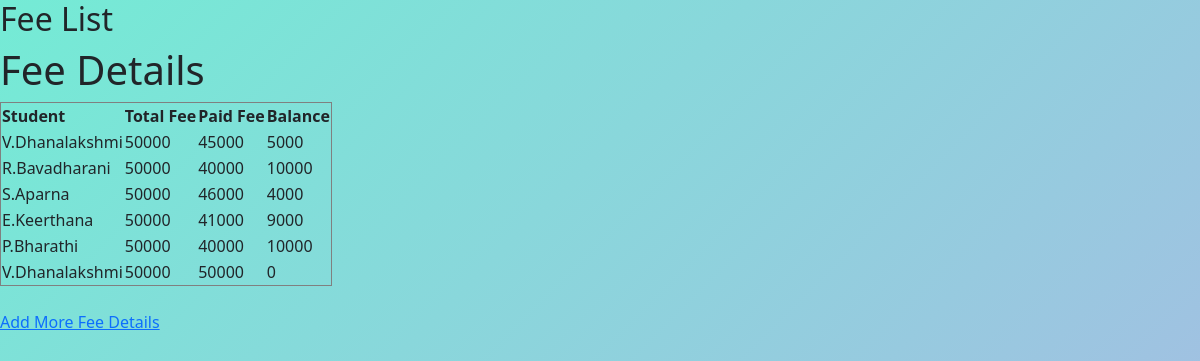
The app's page /polls/fee_list/ (signed in), older data.
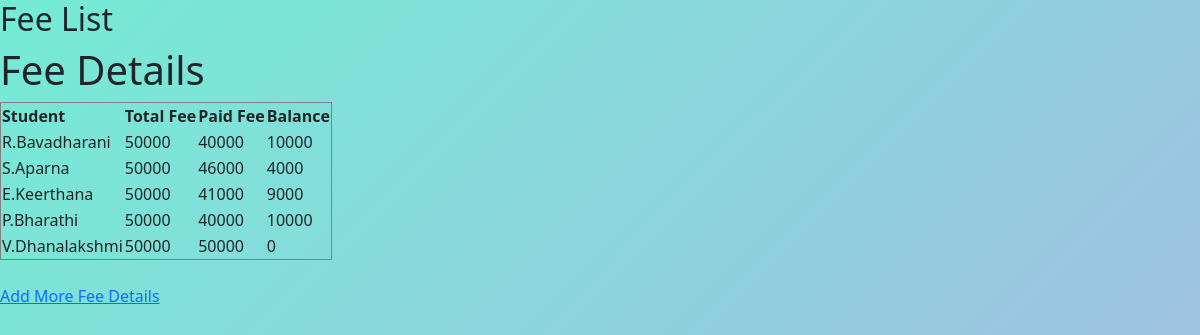
The same page, newer data.
### polls/models.py (models this page shows, shortened)
class Fee(models.Model):
    student = models.ForeignKey(Student, on_delete=models.CASCADE)
    total_fee = models.PositiveIntegerField()
    paid_fee = models.PositiveIntegerField()
    class Meta:
        constraints = [
            models.UniqueConstraint(
                fields=['student'],
                name='unique_student_fee'
            )
        ]
    def balance(self):
        return self.total_fee - self.paid_fee

class Student(models.Model):
    name = models.CharField(max_length=100)
    roll_no = models.IntegerField(unique=True)
    department = models.CharField(max_length=50)
    email = models.EmailField()
    def __str__(self):
        return self.name

### polls/views.py (the view)
# urls.py: path('fee_list/', views.fee_list, name='fee_list'),
@login_required
def fee_list(request):
    fees = Fee.objects.all()
    return render(
        request,
        'polls/fee_list.html',
        {'fees': fees}
    )

### polls/templates/polls/fee_list.html (shortened to what this page needs)
{% extends 'polls/base.html' %}
{% block content %}
<h2>Fee List</h2>
<!DOCTYPE html>
<html>
<head>
</head>
<body>
<h1>Fee Details</h1>
<table border="1">
    <tr>
        <th>Student</th>
        <th>Total Fee</th>
        <th>Paid Fee</th>
        <th>Balance</th>
    </tr>
    {% for fee in fees %}
    <tr>
        <td>{{ fee.student }}</td>
        <td>{{ fee.total_fee }}</td>
        <td>{{ fee.paid_fee }}</td>
        <td>{{ fee.balance }}</td>
    </tr>
    {% endfor %}
</table>
<br>
<a href="{% url 'add_fee' %}">
    Add More Fee Details
</a>
</body>
</html>
{% endblock %}

Row changes from the older to the newer data that the page shows:
removed Fee: student "V.Dhanalakshmi", total_fee "50000", paid_fee "45000", balance "5000"
